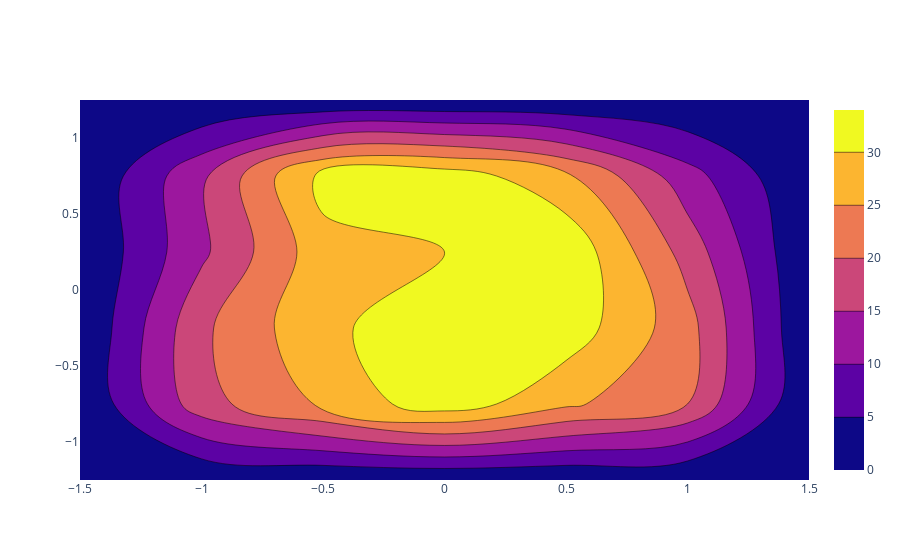

Write notebook code for a chart like this one.
### Markdown cell above
## Basic 2D Histogram Contour
Notice this is a  2D Histogram Contour .. i.e. it counts how many values in each bin

### Code cell
import plotly.graph_objects as go

import numpy as np
np.random.seed(1)

x = np.random.uniform(-1, 1, size=500)
y = np.random.uniform(-1, 1, size=500)

fig = go.Figure(go.Histogram2dContour(
        x = x,
        y = y
))

fig.show()

### Figure 1 — Plotly figure (JSON) as saved in the notebook; plotly's stock layout.template omitted (floating-point values rounded to 4 significant figures; data arrays with more than 128 entries replaced by an {"elided": "..."} marker saying what was removed)
{"data": [{"type": "histogram2dcontour", "x": {"elided": "500 float values"}, "y": {"elided": "500 float values"}}], "layout": {}}
